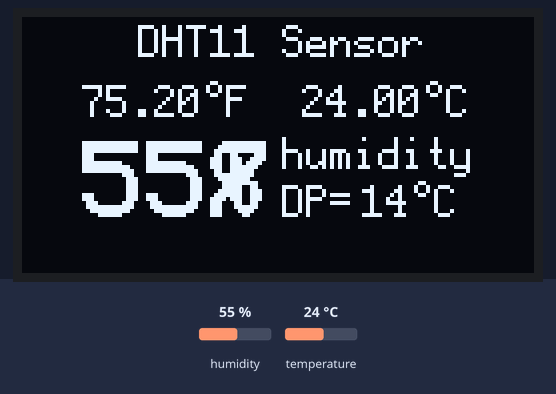
A sketch run on a simulated Arduino Uno, built with avr-gcc and run on an emulated ATmega328P. Shown: 128×64 one-colour display. The inputs (shaded band) are chosen by the test bench; at power-on: humidity 55 %, temperature 24 °C. What the sketch prints to the serial monitor is not drawn.

Above: at 3.2 s.
3.3 s: humidity set to 22 %
At 6.2 s:
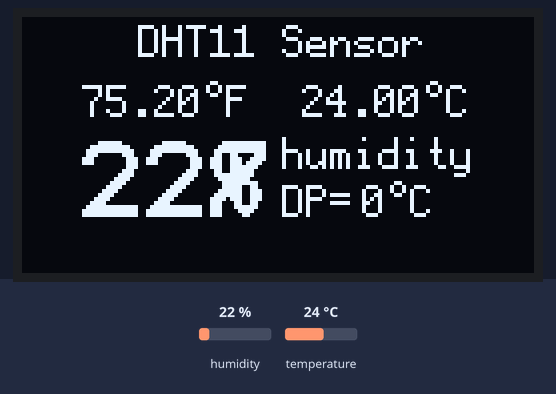
6.7 s: temperature set to 12 °C
At 8.1 s:
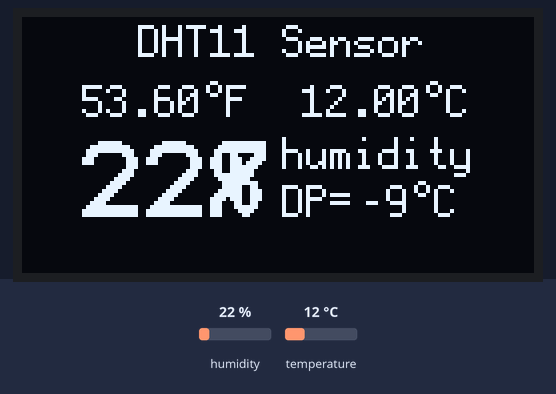
9.9 s: humidity set to 40 %
At 13.4 s:
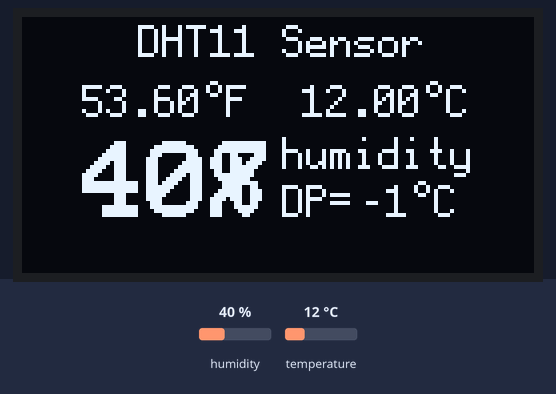
13.9 s: temperature set to 19 °C
At 15.6 s:
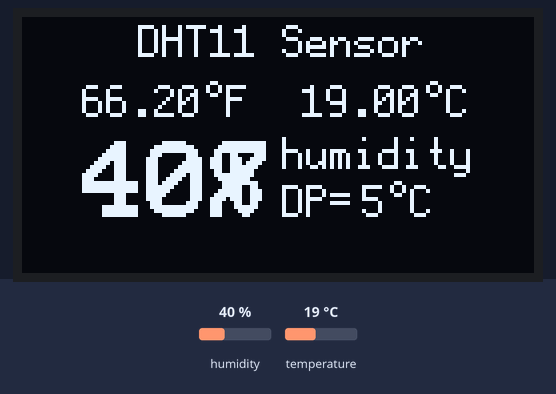
Timing chart, 0 to 17.1 s (numbered marks = the images above; inputs shaded):
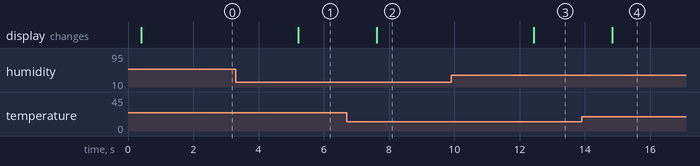

Measured:
- after the input at 3.3 s, the display: changes after 1.9 s (image 1)
- after the input at 6.7 s, the display: changes after 0.92 s (image 2)
- after the input at 9.9 s, the display: changes after 2.5 s (image 3)
- after the input at 13.9 s, the display: changes after 0.94 s (image 4)

The sketch:

DHT11_with_OLED_Display.ino
```cpp
/******************************************************************************
OLED DHT11 Humidity/Temperature Display using U8GLIB Library

visit https://code.google.com/p/u8glib/ for full details of the U8GLIB library and
full instructions for use.

by Chris Rouse Oct 2015

DHT11 portions Credit Rob Tillaart
https://github.com/RobTillaart/Arduino/tree/master/libraries/DHTlib

Using a IIC 128x64 OLED with DHT11

DHT11 Humidity/Temperature Sensor

Wire OLED:
  VCC +5v
  GND GND
  SDA Analog pin 4
  SCL Analog pin 5
Wire DHT11
  Vcc to Arduino 5 volts
  Gnd to Arduino Gnd
  Data to Arduino pin 2

******************************************************************************/

// Add libraries
  #include "U8glib.h"
  #include <SPI.h>
  #include <Wire.h>
  #include <dht.h>

// setup u8g object
  U8GLIB_SSD1306_128X64 u8g(U8G_I2C_OPT_NONE);	// I2C
//
  dht DHT;
  #define DHT11_PIN 2
  struct
 {
   uint32_t total;
   uint32_t ok;
   uint32_t crc_error;
   uint32_t time_out;
   uint32_t connect;
   uint32_t ack_l;
   uint32_t ack_h;
   uint32_t unknown;
 } stat = { 0,0,0,0,0,0,0,0};

//
  int humidity;
  double temperature;
  double temperatureF;
  int dewPoint1;
  String thisTemp = "";
  String thisHumidity = "";
  String thisDewPoint = "";
//

void draw(void) {
  u8g.setFont(u8g_font_profont12);
  u8g.drawStr(29,10, "DHT11 Sensor");
  u8g.setFont(u8g_font_profont12);
  // display Centigrade
  thisTemp = String(temperature) + "\260C";
  const char* newTempC = (const char*) thisTemp.c_str();
  u8g.drawStr(70,25, newTempC);
  // display Fahrenheit
  temperatureF = 1.8 * temperature + 32;
  thisTemp = String(temperatureF) + "\260F";
  const char* newTempF = (const char*) thisTemp.c_str();
  u8g.drawStr(15,25, newTempF);

 // now display Humidity
  u8g.setFont(u8g_font_profont29);
  thisHumidity = String(humidity) + "%";
  const char* newHumidity = (const char*) thisHumidity.c_str();
  u8g.drawStr(15,50, newHumidity);
  u8g.setFont(u8g_font_profont12);
  u8g.drawStr(65,38, "humidity");

 // now display the dew point
  thisDewPoint = String(dewPoint1) + "\260C";
  const char* newDewPoint = (const char*) thisDewPoint.c_str();
  u8g.drawStr(85,50, newDewPoint);
  u8g.setFont(u8g_font_profont12);
  u8g.drawStr(65,50, "DP=");
}

void setup(void) {
  Serial.begin(9600);
  Wire.begin();
  Serial.println("DHT11");
  Serial.print("LIBRARY VERSION: ");
  Serial.println(DHT_LIB_VERSION);
  Serial.println();
}

void loop(void) {
  uint32_t start = micros();
  int chk = DHT.read11(DHT11_PIN);
  uint32_t stop = micros();
  stat.total++;
  switch (chk)
  {
    case DHTLIB_OK:
      stat.ok++;
      Serial.print("OK,\t");
      break;
    case DHTLIB_ERROR_CHECKSUM:
      stat.crc_error++;
      Serial.print("Checksum error,\t");
      break;
    case DHTLIB_ERROR_TIMEOUT:
      stat.time_out++;
      Serial.print("Time out error,\t");
      break;
    case DHTLIB_ERROR_CONNECT:
      stat.connect++;
      Serial.print("Connect error,\t");
      break;
    case DHTLIB_ERROR_ACK_L:
      stat.ack_l++;
      Serial.print("Ack Low error,\t");
      break;
    case DHTLIB_ERROR_ACK_H:
      stat.ack_h++;
      Serial.print("Ack High error,\t");
      break;
    default:
      stat.unknown++;
      Serial.print("Unknown error,\t");
      break;
  }
  temperature = DHT.temperature;
  humidity = DHT.humidity;
  dewPoint(temperature,humidity);
  // picture loop
  u8g.firstPage();
  do {
    draw();
  } while( u8g.nextPage() );
  // delay needed between sensor reads
  delay(2000);
}

double dewPoint(double celsius, double humidity)
{
  double a = 17.271;
  double b = 237.7;
  double temp = (a * celsius) / (b + celsius) + log(humidity/100);
  dewPoint1 = (b * temp) / (a - temp);
}
```
